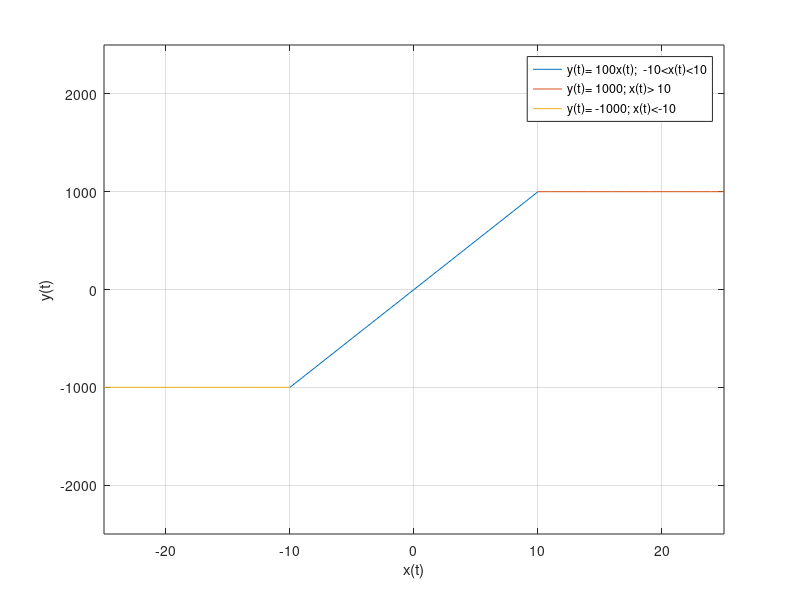

The MATLAB source for this figure: (Note: this script raises an error after producing the figure.)
clc;
clear all;
                %problem 2.1 A

x=-10:1:10;      % -10<= x(t) <= 10
y= 100*x;        % y(t)= 100x(t)
figure(1)
plot(x,y);
hold on
x=10:1:25;       % 10<= x(t) <= 20
y= 1000*(1+x-x); %y(t) = 1000x(t)
figure(1)
plot(x,y);
hold on
x=-25:1:-10;        % -20<= x(t) <= -10
y= -1000*(1+x-x); %y(t) = -1000x(t)
figure(1)
plot(x,y);
axis([-25 25 -2500 2500])
grid
legend('y(t)= 100x(t);  -10<x(t)<10','y(t)= 1000; x(t)> 10', 'y(t)= -1000; x(t)<-10')
xlabel('x(t)')
ylabel('y(t)')

% 2.1 b

t=-2:0.1:4;     % -2< t <4 
y1=20*cos(2*pi*t).*heaviside(t); % x(t)=20cos(2pit)u(t)
figure(2)
subplot(221)      % plot 4 grap on one figure
plot(t,y1)
axis([-2 4 -30 30])
grid
legend('x(t)= 20cos(2pit)u(t) ')
xlabel('t')
ylabel('x(t)')

t=-2:0.1:4;     % -2< t <4 
y2=2000*cos(2*pi*t).*heaviside(t); % y(t)=2000cos(2pit)u(t)
subplot(222)
plot(t,y2)
axis([-2 4 -2200 2200])
grid
legend('y(t)= 2000cos(2pit)u(t) ')
xlabel('t')
ylabel('y(t)')

% 2.1 c

t=-2:0.1:4;     % -2< t <4 
y3=20*cos(2*pi*(t-2)).*heaviside(t-2); % x(t)=20cos(2pit-2)u(t-2)
subplot(223)
plot(t,y3)
axis([-2 4 -30 30])
grid
legend('x(t-2)= 20cos(2pi(t-2))u(t-2) ')
xlabel('t')
ylabel('x(t-2)')

t=-2:0.1:4;     % -2< t <4 
y4=2000*cos(2*pi*(t-2)).*heaviside(t-2); % y(t)=2000cos(2pit-2)u(t-2)
subplot(224)
plot(t,y4)
axis([-2 4 -2200 2200])
grid
legend('y(t-2)= 2000cos(2pi(t-2))u(t-2) ')
xlabel('t')
ylabel('y(t-2)')

